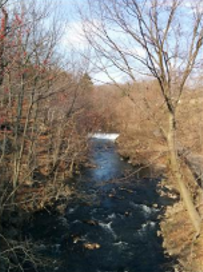
#> input picture K-Means聚类/图像量化/6.6 tree.png, 203 x 272 px
$ python K-Means5.py   (older library calls are emulated)
#> lines starting #> are read from the running program, lines starting #| are printed output that depends on the picture
#图像量化
'''
图像量化（image quantization）是一种将图像中相似颜色替换成同样颜色的有损压缩方法。
图像量化会减少图像的存储空间，由于表示不同颜色的字节减少了。
下面的例子中，我们将用聚类方法从一张图片中找出包含图片大多数颜色的压缩颜色调色板（palette），然后我们用这个压缩颜色调色板重新生成图片。
这个例子需要用mahotas图像处理库.
'''
#%matplotlib inline
import matplotlib.pyplot as plt
from matplotlib.font_manager import FontProperties
font = FontProperties(fname=r"c:\windows\fonts\msyh.ttc", size=10)


import numpy as np
from sklearn.cluster import KMeans
from sklearn.utils import shuffle
import mahotas as mh


original_img = np.array(mh.imread('6.6 tree.png'), dtype=np.float64) / 255
#Python 元组 tuple() 函数将列表转换为元组。
original_dimensions = tuple(original_img.shape)
#> original_dimensions = (272, 203, 3)
width, height, depth = tuple(original_img.shape)
#> width = 272; height = 203; depth = 3
#改变数组的形状
image_flattened = np.reshape(original_img, (width * height, depth))
#然后我们用K-Means算法在随机选择1000个颜色样本中建立64个类。每个类都可能是压缩调色板中的一种颜色。
image_array_sample = shuffle(image_flattened, random_state=0)[:1000]
#> image_array_sample = 1000 rows, first 8: [0.588, 0.478, 0.361], [0.62, 0.518, 0.384], [0.816, 0.898, 0.945], [0.714, 0.592, 0.408], [0.769, 0.659, 0.486], [0.0902, 0.11, 0.0863], [0.0745, 0.137, 0.18], [0.616, 0.545, 0.467]
estimator = KMeans(n_clusters=64, random_state=0)
estimator.fit(image_array_sample)
#之后，我们为原始图片的每个像素进行类的分配。
cluster_assignments = estimator.predict(image_flattened)
#最后，我们建立通过压缩调色板和类分配结果创建压缩后的图片：
compressed_palette = estimator.cluster_centers_
compressed_img = np.zeros((width, height, compressed_palette.shape[1]))
label_idx = 0
for i in range(width):
    for j in range(height):
        compressed_img[i][j] = compressed_palette[cluster_assignments[label_idx]]
        label_idx += 1
#> after the loop, label_idx = 55216
plt.subplot(122)
plt.title('Original Image')
plt.imshow(original_img)
plt.axis('off')
plt.subplot(121)
plt.title('Compressed Image')
plt.imshow(compressed_img)
plt.axis('off')
plt.show()
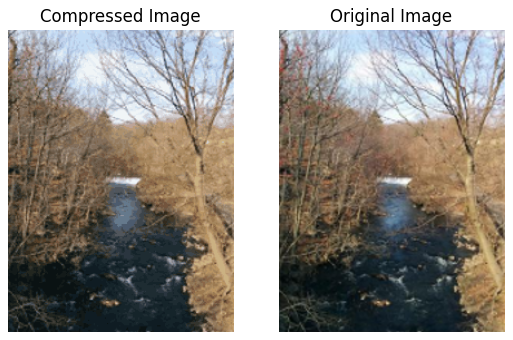
#> figure drawn by matplotlib, 2 panels
